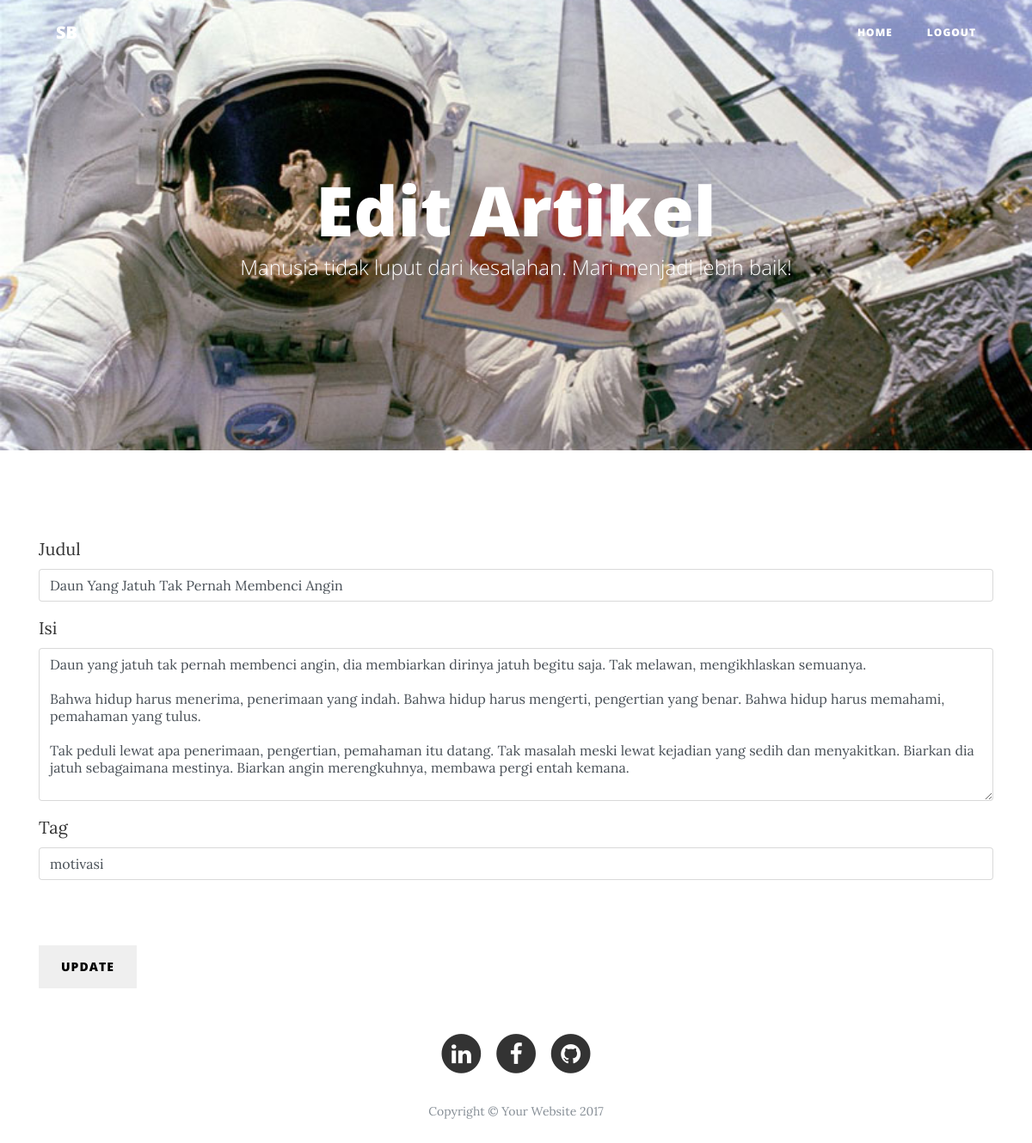
/edit.php?id=5 (signed in), run on the app's committed database.
### tables this page shows
CREATE TABLE `blog` (
  `id` int(11) NOT NULL,
  `judul` varchar(50) NOT NULL,
  `isi` text NOT NULL,
  `waktu` timestamp NOT NULL DEFAULT CURRENT_TIMESTAMP,
  `tag` varchar(30) NOT NULL
);

### functions/blog.php (called while the page is built, shortened)
<?php
function tampilkan_per_id($id){
  $query = "SELECT * FROM blog WHERE id=$id";
  return tampil_data($query);
}
function tampil_data($query){
  global $link;
  if($result = mysqli_query($link, $query) or die('gagal menampilkan data')){
    return $result;
  }
}
?>

### edit.php (the view, shortened to what this page needs)
<?php
require_once "view/header.php";
$error="";
$id = $_GET['id'];
if( isset($_GET['id']) ){
  $article = tampilkan_per_id($id);
  while($row = mysqli_fetch_assoc($article)){
    $judul_awal = $row['judul'];
    $isi_awal   = $row['isi'];
    $tag_awal   = $row['tag'];
  }
}
?>
<header class="masthead" style="background-image: url('asset/img/post-sample-image.jpg')">
  <div class="container">
    <div class="row">
      <div class="col-lg-8 col-md-10 mx-auto">
        <div class="page-heading">
          <h1>Edit Artikel</h1>
          <span class="subheading">Manusia tidak luput dari kesalahan. Mari menjadi lebih baik!</span>
        </div>
      </div>
    </div>
  </div>
</header>
<div class="container formCust">
  <form action="" method="post">
    <div class="form-group">
      <label for="judul">Judul</label><br>
      <input type="text" name="judul" class="form-control" value="<?=$judul_awal;?>">
    </div>
    <div class="form-group">
      <label for="isi">Isi</label><br>
      <textarea name="isi" class="form-control" rows="8" cols="80"><?=$isi_awal;?></textarea>
    </div>
    <div class="form-group">
      <label for="tag">Tag</label><br>
      <input type="text" name="tag" class="form-control" value="<?=$tag_awal;?>"><br>
    </div>
    <div id="error"><?=$error ?></div><br>
    <input type="submit" name="submit" class="btn btn-default" value="update">
  </form>
</div>
<?php
require_once "view/footer.php";
?>

### view/style.css (style rules this page uses)
.formCust { margin-top: 100px; }

### data on the page
blog: judul "Daun Yang Jatuh Tak Pernah Membenci Angin", isi "Daun yang jatuh tak pernah membenci angin, dia membiarkan dirinya jatuh begitu saja. Tak melawan, mengikhlaskan semuanya. Bahwa hidup harus menerima, penerimaan yang indah. Bahwa hidup harus mengerti, pengertian yang benar. Bahwa hidup harus memahami, pemahaman yang tulus. Tak peduli lewat apa penerimaan, pengertian, pemahaman itu datang. Tak masalah meski lewat kejadian yang sedih dan menyakitkan. Biarkan dia jatuh sebagaimana mestinya. Biarkan angin merengkuhnya, membawa pergi entah kemana.", tag "motivasi"
